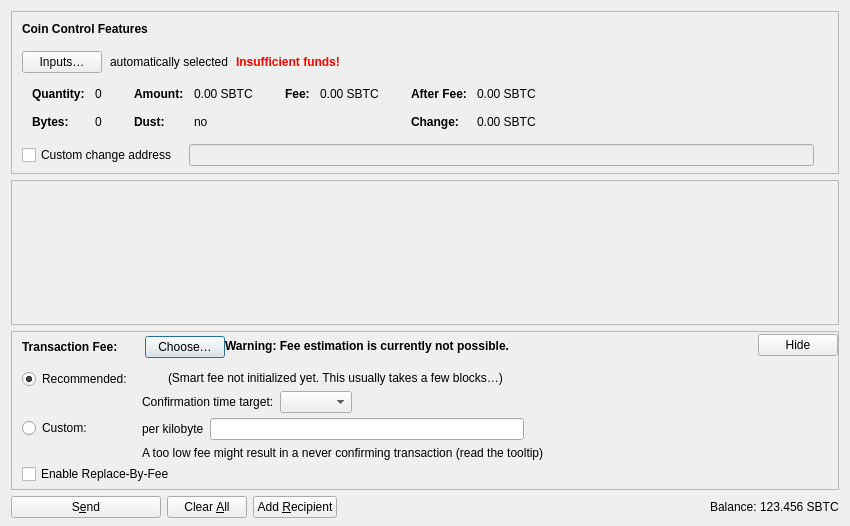
<?xml version="1.0" encoding="UTF-8"?>
<ui version="4.0">
 <class>SendCoinsDialog</class>
 <widget class="QDialog" name="SendCoinsDialog">
  <property name="geometry">
   <rect>
    <x>0</x>
    <y>0</y>
    <width>850</width>
    <height>526</height>
   </rect>
  </property>
  <property name="windowTitle">
   <string>Send Coins</string>
  </property>
  <layout class="QVBoxLayout" name="verticalLayout" stretch="0,1,0,0">
   <property name="bottomMargin">
    <number>8</number>
   </property>
   <item>
    <widget class="QFrame" name="frameCoinControl">
     <property name="sizePolicy">
      <sizepolicy hsizetype="Expanding" vsizetype="Expanding">
       <horstretch>0</horstretch>
       <verstretch>0</verstretch>
      </sizepolicy>
     </property>
     <property name="maximumSize">
      <size>
       <width>16777215</width>
       <height>16777215</height>
      </size>
     </property>
     <property name="frameShape">
      <enum>QFrame::StyledPanel</enum>
     </property>
     <property name="frameShadow">
      <enum>QFrame::Sunken</enum>
     </property>
     <layout class="QVBoxLayout" name="verticalLayoutCoinControl2">
      <property name="spacing">
       <number>0</number>
      </property>
      <property name="leftMargin">
       <number>0</number>
      </property>
      <property name="topMargin">
       <number>0</number>
      </property>
      <property name="rightMargin">
       <number>0</number>
      </property>
      <property name="bottomMargin">
       <number>6</number>
      </property>
      <item>
       <layout class="QVBoxLayout" name="verticalLayoutCoinControl" stretch="0,0,0,0,1">
        <property name="spacing">
         <number>0</number>
        </property>
        <property name="leftMargin">
         <number>10</number>
        </property>
        <property name="topMargin">
         <number>10</number>
        </property>
        <item>
         <layout class="QHBoxLayout" name="horizontalLayoutCoinControl1">
          <property name="bottomMargin">
           <number>15</number>
          </property>
          <item>
           <widget class="QLabel" name="labelCoinControlFeatures">
            <property name="sizePolicy">
             <sizepolicy hsizetype="Preferred" vsizetype="Maximum">
              <horstretch>0</horstretch>
              <verstretch>0</verstretch>
             </sizepolicy>
            </property>
            <property name="font">
             <font>
              <weight>75</weight>
              <bold>true</bold>
             </font>
            </property>
            <property name="styleSheet">
             <string notr="true">font-weight:bold;</string>
            </property>
            <property name="text">
             <string>Coin Control Features</string>
            </property>
           </widget>
          </item>
         </layout>
        </item>
        <item>
         <layout class="QHBoxLayout" name="horizontalLayoutCoinControl2" stretch="0,0,0,0">
          <property name="spacing">
           <number>8</number>
          </property>
          <property name="bottomMargin">
           <number>10</number>
          </property>
          <item>
           <widget class="QPushButton" name="pushButtonCoinControl">
            <property name="styleSheet">
             <string notr="true"/>
            </property>
            <property name="text">
             <string>Inputs…</string>
            </property>
            <property name="autoDefault">
             <bool>false</bool>
            </property>
           </widget>
          </item>
          <item>
           <widget class="QLabel" name="labelCoinControlAutomaticallySelected">
            <property name="text">
             <string>automatically selected</string>
            </property>
            <property name="margin">
             <number>5</number>
            </property>
           </widget>
          </item>
          <item>
           <widget class="QLabel" name="labelCoinControlInsuffFunds">
            <property name="font">
             <font>
              <weight>75</weight>
              <bold>true</bold>
             </font>
            </property>
            <property name="styleSheet">
             <string notr="true">color:red;font-weight:bold;</string>
            </property>
            <property name="text">
             <string>Insufficient funds!</string>
            </property>
            <property name="margin">
             <number>5</number>
            </property>
           </widget>
          </item>
          <item>
           <spacer name="horizontalSpacerCoinControl">
            <property name="orientation">
             <enum>Qt::Horizontal</enum>
            </property>
            <property name="sizeHint" stdset="0">
             <size>
              <width>40</width>
              <height>1</height>
             </size>
            </property>
           </spacer>
          </item>
         </layout>
        </item>
        <item>
         <widget class="QWidget" name="widgetCoinControl" native="true">
          <property name="sizePolicy">
           <sizepolicy hsizetype="Preferred" vsizetype="Preferred">
            <horstretch>0</horstretch>
            <verstretch>0</verstretch>
           </sizepolicy>
          </property>
          <property name="minimumSize">
           <size>
            <width>0</width>
            <height>0</height>
           </size>
          </property>
          <property name="styleSheet">
           <string notr="true"/>
          </property>
          <layout class="QHBoxLayout" name="horizontalLayoutCoinControl5">
           <property name="leftMargin">
            <number>0</number>
           </property>
           <property name="topMargin">
            <number>0</number>
           </property>
           <property name="rightMargin">
            <number>0</number>
           </property>
           <property name="bottomMargin">
            <number>0</number>
           </property>
           <item>
            <layout class="QHBoxLayout" name="horizontalLayoutCoinControl3" stretch="0,0,0,1">
             <property name="spacing">
              <number>20</number>
             </property>
             <property name="topMargin">
              <number>0</number>
             </property>
             <property name="bottomMargin">
              <number>10</number>
             </property>
             <item>
              <layout class="QFormLayout" name="formLayoutCoinControl1">
               <property name="horizontalSpacing">
                <number>10</number>
               </property>
               <property name="verticalSpacing">
                <number>14</number>
               </property>
               <property name="leftMargin">
                <number>10</number>
               </property>
               <property name="topMargin">
                <number>4</number>
               </property>
               <property name="rightMargin">
                <number>6</number>
               </property>
               <item row="0" column="0">
                <widget class="QLabel" name="labelCoinControlQuantityText">
                 <property name="font">
                  <font>
                   <weight>75</weight>
                   <bold>true</bold>
                  </font>
                 </property>
                 <property name="text">
                  <string>Quantity:</string>
                 </property>
                 <property name="margin">
                  <number>0</number>
                 </property>
                </widget>
               </item>
               <item row="0" column="1">
                <widget class="QLabel" name="labelCoinControlQuantity">
                 <property name="cursor">
                  <cursorShape>IBeamCursor</cursorShape>
                 </property>
                 <property name="contextMenuPolicy">
                  <enum>Qt::ActionsContextMenu</enum>
                 </property>
                 <property name="text">
                  <string notr="true">0</string>
                 </property>
                 <property name="margin">
                  <number>0</number>
                 </property>
                 <property name="textInteractionFlags">
                  <set>Qt::LinksAccessibleByMouse|Qt::TextSelectableByKeyboard|Qt::TextSelectableByMouse</set>
                 </property>
                </widget>
               </item>
               <item row="1" column="0">
                <widget class="QLabel" name="labelCoinControlBytesText">
                 <property name="font">
                  <font>
                   <weight>75</weight>
                   <bold>true</bold>
                  </font>
                 </property>
                 <property name="text">
                  <string>Bytes:</string>
                 </property>
                </widget>
               </item>
               <item row="1" column="1">
                <widget class="QLabel" name="labelCoinControlBytes">
                 <property name="cursor">
                  <cursorShape>IBeamCursor</cursorShape>
                 </property>
                 <property name="contextMenuPolicy">
                  <enum>Qt::ActionsContextMenu</enum>
                 </property>
                 <property name="text">
                  <string notr="true">0</string>
                 </property>
                 <property name="textInteractionFlags">
                  <set>Qt::LinksAccessibleByMouse|Qt::TextSelectableByKeyboard|Qt::TextSelectableByMouse</set>
                 </property>
                </widget>
               </item>
              </layout>
             </item>
             <item>
              <layout class="QFormLayout" name="formLayoutCoinControl2">
               <property name="horizontalSpacing">
                <number>10</number>
               </property>
               <property name="verticalSpacing">
                <number>14</number>
               </property>
               <property name="leftMargin">
                <number>6</number>
               </property>
               <property name="topMargin">
                <number>4</number>
               </property>
               <property name="rightMargin">
                <number>6</number>
               </property>
               <item row="0" column="0">
                <widget class="QLabel" name="labelCoinControlAmountText">
                 <property name="font">
                  <font>
                   <weight>75</weight>
                   <bold>true</bold>
                  </font>
                 </property>
                 <property name="text">
                  <string>Amount:</string>
                 </property>
                 <property name="margin">
                  <number>0</number>
                 </property>
                </widget>
               </item>
               <item row="0" column="1">
                <widget class="QLabel" name="labelCoinControlAmount">
                 <property name="cursor">
                  <cursorShape>IBeamCursor</cursorShape>
                 </property>
                 <property name="contextMenuPolicy">
                  <enum>Qt::ActionsContextMenu</enum>
                 </property>
                 <property name="text">
                  <string notr="true">0.00 SBTC</string>
                 </property>
                 <property name="textInteractionFlags">
                  <set>Qt::LinksAccessibleByMouse|Qt::TextSelectableByKeyboard|Qt::TextSelectableByMouse</set>
                 </property>
                </widget>
               </item>
               <item row="1" column="0">
                <widget class="QLabel" name="labelCoinControlLowOutputText">
                 <property name="font">
                  <font>
                   <weight>75</weight>
                   <bold>true</bold>
                  </font>
                 </property>
                 <property name="text">
                  <string>Dust:</string>
                 </property>
                </widget>
               </item>
               <item row="1" column="1">
                <widget class="QLabel" name="labelCoinControlLowOutput">
                 <property name="cursor">
                  <cursorShape>IBeamCursor</cursorShape>
                 </property>
                 <property name="contextMenuPolicy">
                  <enum>Qt::ActionsContextMenu</enum>
                 </property>
                 <property name="text">
                  <string notr="true">no</string>
                 </property>
                 <property name="textInteractionFlags">
                  <set>Qt::LinksAccessibleByMouse|Qt::TextSelectableByKeyboard|Qt::TextSelectableByMouse</set>
                 </property>
                </widget>
               </item>
              </layout>
             </item>
             <item>
              <layout class="QFormLayout" name="formLayoutCoinControl3">
               <property name="horizontalSpacing">
                <number>10</number>
               </property>
               <property name="verticalSpacing">
                <number>14</number>
               </property>
               <property name="leftMargin">
                <number>6</number>
               </property>
               <property name="topMargin">
                <number>4</number>
               </property>
               <property name="rightMargin">
                <number>6</number>
               </property>
               <item row="0" column="0">
                <widget class="QLabel" name="labelCoinControlFeeText">
                 <property name="font">
                  <font>
                   <weight>75</weight>
                   <bold>true</bold>
                  </font>
                 </property>
                 <property name="text">
                  <string>Fee:</string>
                 </property>
                 <property name="margin">
                  <number>0</number>
                 </property>
                </widget>
               </item>
               <item row="0" column="1">
                <widget class="QLabel" name="labelCoinControlFee">
                 <property name="cursor">
                  <cursorShape>IBeamCursor</cursorShape>
                 </property>
                 <property name="contextMenuPolicy">
                  <enum>Qt::ActionsContextMenu</enum>
                 </property>
                 <property name="text">
                  <string notr="true">0.00 SBTC</string>
                 </property>
                 <property name="textInteractionFlags">
                  <set>Qt::LinksAccessibleByMouse|Qt::TextSelectableByKeyboard|Qt::TextSelectableByMouse</set>
                 </property>
                </widget>
               </item>
              </layout>
             </item>
             <item>
              <layout class="QFormLayout" name="formLayoutCoinControl4">
               <property name="horizontalSpacing">
                <number>10</number>
               </property>
               <property name="verticalSpacing">
                <number>14</number>
               </property>
               <property name="leftMargin">
                <number>6</number>
               </property>
               <property name="topMargin">
                <number>4</number>
               </property>
               <property name="rightMargin">
                <number>6</number>
               </property>
               <item row="0" column="0">
                <widget class="QLabel" name="labelCoinControlAfterFeeText">
                 <property name="font">
                  <font>
                   <weight>75</weight>
                   <bold>true</bold>
                  </font>
                 </property>
                 <property name="text">
                  <string>After Fee:</string>
                 </property>
                 <property name="margin">
                  <number>0</number>
                 </property>
                </widget>
               </item>
               <item row="0" column="1">
                <widget class="QLabel" name="labelCoinControlAfterFee">
                 <property name="cursor">
                  <cursorShape>IBeamCursor</cursorShape>
                 </property>
                 <property name="contextMenuPolicy">
                  <enum>Qt::ActionsContextMenu</enum>
                 </property>
                 <property name="text">
                  <string notr="true">0.00 SBTC</string>
                 </property>
                 <property name="textInteractionFlags">
                  <set>Qt::LinksAccessibleByMouse|Qt::TextSelectableByKeyboard|Qt::TextSelectableByMouse</set>
                 </property>
                </widget>
               </item>
               <item row="1" column="0">
                <widget class="QLabel" name="labelCoinControlChangeText">
                 <property name="font">
                  <font>
                   <weight>75</weight>
                   <bold>true</bold>
                  </font>
                 </property>
                 <property name="text">
                  <string>Change:</string>
                 </property>
                </widget>
               </item>
               <item row="1" column="1">
                <widget class="QLabel" name="labelCoinControlChange">
                 <property name="cursor">
                  <cursorShape>IBeamCursor</cursorShape>
                 </property>
                 <property name="contextMenuPolicy">
                  <enum>Qt::ActionsContextMenu</enum>
                 </property>
                 <property name="text">
                  <string notr="true">0.00 SBTC</string>
                 </property>
                 <property name="textInteractionFlags">
                  <set>Qt::LinksAccessibleByMouse|Qt::TextSelectableByKeyboard|Qt::TextSelectableByMouse</set>
                 </property>
                </widget>
               </item>
              </layout>
             </item>
            </layout>
           </item>
          </layout>
         </widget>
        </item>
        <item>
         <layout class="QHBoxLayout" name="horizontalLayoutCoinControl4" stretch="0,0,0">
          <property name="spacing">
           <number>12</number>
          </property>
          <property name="sizeConstraint">
           <enum>QLayout::SetDefaultConstraint</enum>
          </property>
          <property name="topMargin">
           <number>5</number>
          </property>
          <property name="rightMargin">
           <number>5</number>
          </property>
          <item>
           <widget class="QCheckBox" name="checkBoxCoinControlChange">
            <property name="toolTip">
             <string>If this is activated, but the change address is empty or invalid, change will be sent to a newly generated address.</string>
            </property>
            <property name="text">
             <string>Custom change address</string>
            </property>
           </widget>
          </item>
          <item>
           <widget class="QValidatedLineEdit" name="lineEditCoinControlChange">
            <property name="enabled">
             <bool>false</bool>
            </property>
            <property name="sizePolicy">
             <sizepolicy hsizetype="Expanding" vsizetype="Fixed">
              <horstretch>0</horstretch>
              <verstretch>0</verstretch>
             </sizepolicy>
            </property>
           </widget>
          </item>
          <item>
           <widget class="QLabel" name="labelCoinControlChangeLabel">
            <property name="sizePolicy">
             <sizepolicy hsizetype="Preferred" vsizetype="Expanding">
              <horstretch>0</horstretch>
              <verstretch>0</verstretch>
             </sizepolicy>
            </property>
            <property name="minimumSize">
             <size>
              <width>0</width>
              <height>0</height>
             </size>
            </property>
            <property name="text">
             <string/>
            </property>
            <property name="margin">
             <number>3</number>
            </property>
           </widget>
          </item>
         </layout>
        </item>
        <item>
         <spacer name="verticalSpacerCoinControl">
          <property name="orientation">
           <enum>Qt::Vertical</enum>
          </property>
          <property name="sizeHint" stdset="0">
           <size>
            <width>800</width>
            <height>1</height>
           </size>
          </property>
         </spacer>
        </item>
       </layout>
      </item>
     </layout>
    </widget>
   </item>
   <item>
    <widget class="QScrollArea" name="scrollArea">
     <property name="widgetResizable">
      <bool>true</bool>
     </property>
     <widget class="QWidget" name="scrollAreaWidgetContents">
      <property name="geometry">
       <rect>
        <x>0</x>
        <y>0</y>
        <width>830</width>
        <height>104</height>
       </rect>
      </property>
      <layout class="QVBoxLayout" name="verticalLayout_2" stretch="0,1">
       <property name="leftMargin">
        <number>0</number>
       </property>
       <property name="topMargin">
        <number>0</number>
       </property>
       <property name="rightMargin">
        <number>0</number>
       </property>
       <property name="bottomMargin">
        <number>0</number>
       </property>
       <item>
        <layout class="QVBoxLayout" name="entries">
         <property name="spacing">
          <number>6</number>
         </property>
        </layout>
       </item>
       <item>
        <spacer name="verticalSpacer">
         <property name="orientation">
          <enum>Qt::Vertical</enum>
         </property>
         <property name="sizeHint" stdset="0">
          <size>
           <width>20</width>
           <height>40</height>
          </size>
         </property>
        </spacer>
       </item>
      </layout>
     </widget>
    </widget>
   </item>
   <item>
    <widget class="QFrame" name="frameFee">
     <property name="sizePolicy">
      <sizepolicy hsizetype="Expanding" vsizetype="Expanding">
       <horstretch>0</horstretch>
       <verstretch>0</verstretch>
      </sizepolicy>
     </property>
     <property name="maximumSize">
      <size>
       <width>16777215</width>
       <height>16777215</height>
      </size>
     </property>
     <property name="frameShape">
      <enum>QFrame::StyledPanel</enum>
     </property>
     <property name="frameShadow">
      <enum>QFrame::Sunken</enum>
     </property>
     <layout class="QVBoxLayout" name="verticalLayoutFee1">
      <property name="spacing">
       <number>0</number>
      </property>
      <property name="leftMargin">
       <number>0</number>
      </property>
      <property name="topMargin">
       <number>0</number>
      </property>
      <property name="rightMargin">
       <number>0</number>
      </property>
      <property name="bottomMargin">
       <number>0</number>
      </property>
      <item>
       <layout class="QVBoxLayout" name="verticalLayoutFee2" stretch="0,0,0">
        <property name="spacing">
         <number>0</number>
        </property>
        <property name="leftMargin">
         <number>10</number>
        </property>
        <property name="topMargin">
         <number>0</number>
        </property>
        <item>
         <layout class="QHBoxLayout" name="horizontalLayoutFee1">
          <property name="bottomMargin">
           <number>0</number>
          </property>
          <item>
           <layout class="QVBoxLayout" name="verticalLayoutFee7">
            <property name="spacing">
             <number>0</number>
            </property>
            <item>
             <spacer name="verticalSpacerSmartFee">
              <property name="orientation">
               <enum>Qt::Vertical</enum>
              </property>
              <property name="sizeType">
               <enum>QSizePolicy::Fixed</enum>
              </property>
              <property name="sizeHint" stdset="0">
               <size>
                <width>1</width>
                <height>4</height>
               </size>
              </property>
             </spacer>
            </item>
            <item>
             <layout class="QHBoxLayout" name="horizontalLayoutSmartFee">
              <property name="spacing">
               <number>10</number>
              </property>
              <item>
               <widget class="QLabel" name="labelFeeHeadline">
                <property name="sizePolicy">
                 <sizepolicy hsizetype="Preferred" vsizetype="Maximum">
                  <horstretch>0</horstretch>
                  <verstretch>0</verstretch>
                 </sizepolicy>
                </property>
                <property name="font">
                 <font>
                  <weight>75</weight>
                  <bold>true</bold>
                 </font>
                </property>
                <property name="styleSheet">
                 <string notr="true">font-weight:bold;</string>
                </property>
                <property name="text">
                 <string>Transaction Fee:</string>
                </property>
               </widget>
              </item>
              <item>
               <widget class="QLabel" name="labelFeeMinimized">
                <property name="text">
                 <string/>
                </property>
               </widget>
              </item>
              <item>
               <widget class="QPushButton" name="buttonChooseFee">
                <property name="text">
                 <string>Choose…</string>
                </property>
               </widget>
              </item>
             </layout>
            </item>
            <item>
             <spacer name="verticalSpacer_5">
              <property name="orientation">
               <enum>Qt::Vertical</enum>
              </property>
              <property name="sizeHint" stdset="0">
               <size>
                <width>1</width>
                <height>1</height>
               </size>
              </property>
             </spacer>
            </item>
           </layout>
          </item>
          <item>
           <widget class="QLabel" name="fallbackFeeWarningLabel">
            <property name="toolTip">
             <string>Using the fallbackfee can result in sending a transaction that will take several hours or days (or never) to confirm. Consider choosing your fee manually or wait until you have validated the complete chain.</string>
            </property>
            <property name="font">
            <font>
                <weight>75</weight>
                <bold>true</bold>
            </font>
            </property>
            <property name="text">
             <string>Warning: Fee estimation is currently not possible.</string>
            </property>
            <property name="wordWrap">
             <bool>false</bool>
            </property>
           </widget>
          </item>
          <item>
           <spacer name="horizontalSpacer_4">
            <property name="orientation">
             <enum>Qt::Horizontal</enum>
            </property>
            <property name="sizeType">
             <enum>QSizePolicy::MinimumExpanding</enum>
            </property>
            <property name="sizeHint" stdset="0">
             <size>
              <width>40</width>
              <height>20</height>
             </size>
            </property>
           </spacer>
          </item>
          <item>
           <widget class="QPushButton" name="buttonMinimizeFee">
            <property name="toolTip">
             <string>Hide transaction fee settings</string>
            </property>
            <property name="text">
             <string>Hide</string>
            </property>
           </widget>
          </item>
         </layout>
        </item>
        <item>
         <widget class="QFrame" name="frameFeeSelection">
          <layout class="QVBoxLayout" name="verticalLayoutFee12">
           <property name="spacing">
            <number>0</number>
           </property>
           <property name="leftMargin">
            <number>0</number>
           </property>
           <property name="topMargin">
            <number>0</number>
           </property>
           <property name="rightMargin">
            <number>0</number>
           </property>
           <property name="bottomMargin">
            <number>0</number>
           </property>
           <item>
            <layout class="QGridLayout" name="gridLayoutFee">
             <property name="topMargin">
              <number>10</number>
             </property>
             <property name="bottomMargin">
              <number>4</number>
             </property>
             <property name="horizontalSpacing">
              <number>10</number>
             </property>
             <property name="verticalSpacing">
              <number>4</number>
             </property>
             <item row="1" column="1">
              <layout class="QVBoxLayout" name="verticalLayoutFee8">
               <property name="spacing">
                <number>6</number>
               </property>
               <item>
                <layout class="QHBoxLayout" name="horizontalLayoutFee13">
                 <item>
                  <widget class="QLabel" name="labelCustomPerKilobyte">
                   <property name="toolTip">
                    <string>Specify a custom fee per kB (1,000 bytes) of the transaction's virtual size.

Note:  Since the fee is calculated on a per-byte basis, a fee rate of "100 satoshis per kvB" for a transaction size of 500 virtual bytes (half of 1 kvB) would ultimately yield a fee of only 50 satoshis.</string>
                   </property>
                   <property name="text">
                    <string>per kilobyte</string>
                   </property>
                  </widget>
                 </item>
                 <item>
                  <widget class="BitcoinAmountField" name="customFee"/>
                 </item>
                 <item>
                  <spacer name="horizontalSpacer_6">
                   <property name="orientation">
                    <enum>Qt::Horizontal</enum>
                   </property>
                   <property name="sizeHint" stdset="0">
                    <size>
                     <width>1</width>
                     <height>1</height>
                    </size>
                   </property>
                  </spacer>
                 </item>
                </layout>
               </item>
               <item>
                <layout class="QHBoxLayout" name="horizontalLayoutFee8">
                 <item>
                  <widget class="QLabel" name="labelCustomFeeWarning">
                   <property name="enabled">
                    <bool>true</bool>
                   </property>
                   <property name="toolTip">
                    <string>When there is less transaction volume than space in the blocks, miners as well as relaying nodes may enforce a minimum fee. Paying only this minimum fee is just fine, but be aware that this can result in a never confirming transaction once there is more demand for bitcoin transactions than the network can process.</string>
                   </property>
                   <property name="text">
                    <string>A too low fee might result in a never confirming transaction (read the tooltip)</string>
                   </property>
                  </widget>
                 </item>
                 <item>
                  <spacer name="horizontalSpacer_2">
                   <property name="orientation">
                    <enum>Qt::Horizontal</enum>
                   </property>
                   <property name="sizeHint" stdset="0">
                    <size>
                     <width>1</width>
                     <height>1</height>
                    </size>
                   </property>
                  </spacer>
                 </item>
                </layout>
               </item>
              </layout>
             </item>
             <item row="0" column="0">
              <layout class="QVBoxLayout" name="verticalLayoutFee4" stretch="0,1">
               <item>
                <widget class="QRadioButton" name="radioSmartFee">
                 <property name="text">
                  <string>Recommended:</string>
                 </property>
                 <property name="checked">
                  <bool>true</bool>
                 </property>
                 <attribute name="buttonGroup">
                  <string notr="true">groupFee</string>
                 </attribute>
                </widget>
               </item>
               <item>
                <spacer name="verticalSpacer_2">
                 <property name="orientation">
                  <enum>Qt::Vertical</enum>
                 </property>
                 <property name="sizeHint" stdset="0">
                  <size>
                   <width>1</width>
                   <height>1</height>
                  </size>
                 </property>
                </spacer>
               </item>
              </layout>
             </item>
             <item row="1" column="0">
              <layout class="QVBoxLayout" name="verticalLayoutFee9" stretch="0,1">
               <item>
                <widget class="QRadioButton" name="radioCustomFee">
                 <property name="text">
                  <string>Custom:</string>
                 </property>
                 <attribute name="buttonGroup">
                  <string notr="true">groupFee</string>
                 </attribute>
                </widget>
               </item>
               <item>
                <spacer name="verticalSpacer_6">
                 <property name="orientation">
                  <enum>Qt::Vertical</enum>
                 </property>
                 <property name="sizeHint" stdset="0">
                  <size>
                   <width>1</width>
                   <height>1</height>
                  </size>
                 </property>
                </spacer>
               </item>
              </layout>
             </item>
             <item row="0" column="1">
              <layout class="QVBoxLayout" name="verticalLayoutFee3" stretch="0,0,1">
               <property name="spacing">
                <number>6</number>
               </property>
               <property name="topMargin">
                <number>2</number>
               </property>
               <item>
                <layout class="QHBoxLayout" name="horizontalLayoutFee12">
                 <item>
                  <widget class="QLabel" name="labelSmartFee">
                   <property name="text">
                    <string/>
                   </property>
                  </widget>
                 </item>
                 <item>
                  <widget class="QLabel" name="labelFeeEstimation">
                   <property name="text">
                    <string/>
                   </property>
                  </widget>
                 </item>
                 <item>
                  <widget class="QLabel" name="labelSmartFee2">
                   <property name="text">
                    <string>(Smart fee not initialized yet. This usually takes a few blocks…)</string>
                   </property>
                  </widget>
                 </item>
                 <item>
                  <spacer name="horizontalSpacer_5">
                   <property name="orientation">
                    <enum>Qt::Horizontal</enum>
                   </property>
                   <property name="sizeHint" stdset="0">
                    <size>
                     <width>1</width>
                     <height>1</height>
                    </size>
                   </property>
                  </spacer>
                 </item>
                </layout>
               </item>
               <item>
                <layout class="QHBoxLayout" name="horizontalLayoutFee9">
                 <item>
                  <layout class="QVBoxLayout" name="verticalLayoutFee6">
                   <item>
                    <widget class="QLabel" name="labelSmartFee3">
                     <property name="text">
                      <string>Confirmation time target:</string>
                     </property>
                    </widget>
                   </item>
                  </layout>
                 </item>
                 <item>
                  <layout class="QVBoxLayout" name="verticalLayoutFee5">
                   <property name="rightMargin">
                    <number>30</number>
                   </property>
                   <item>
                    <layout class="QHBoxLayout" name="horizontalLayoutConfTarget">
                     <property name="bottomMargin">
                      <number>0</number>
                     </property>
                     <item>
                      <widget class="QComboBox" name="confTargetSelector"/>
                     </item>
                     <item>
                      <spacer name="horizontalSpacerConfTarget">
                       <property name="orientation">
                        <enum>Qt::Horizontal</enum>
                       </property>
                       <property name="sizeHint" stdset="0">
                        <size>
                         <width>40</width>
                         <height>20</height>
                        </size>
                       </property>
                      </spacer>
                     </item>
                    </layout>
                   </item>
                  </layout>
                 </item>
                </layout>
               </item>
               <item>
                <spacer name="verticalSpacer_4">
                 <property name="orientation">
                  <enum>Qt::Vertical</enum>
                 </property>
                 <property name="sizeHint" stdset="0">
                  <size>
                   <width>1</width>
                   <height>1</height>
                  </size>
                 </property>
                </spacer>
               </item>
              </layout>
             </item>
            </layout>
           </item>
           <item>
            <widget class="QCheckBox" name="optInRBF">
             <property name="text">
              <string>Enable Replace-By-Fee</string>
             </property>
             <property name="toolTip">
              <string>With Replace-By-Fee (BIP-125) you can increase a transaction's fee after it is sent. Without this, a higher fee may be recommended to compensate for increased transaction delay risk.</string>
             </property>
            </widget>
           </item>
          </layout>
         </widget>
        </item>
        <item>
         <spacer name="verticalSpacerFee">
          <property name="orientation">
           <enum>Qt::Vertical</enum>
          </property>
          <property name="sizeHint" stdset="0">
           <size>
            <width>40</width>
            <height>5</height>
           </size>
          </property>
         </spacer>
        </item>
       </layout>
      </item>
     </layout>
    </widget>
   </item>
   <item>
    <layout class="QHBoxLayout" name="horizontalLayout">
     <item>
      <widget class="QPushButton" name="sendButton">
       <property name="minimumSize">
        <size>
         <width>150</width>
         <height>0</height>
        </size>
       </property>
       <property name="toolTip">
        <string>Confirm the send action</string>
       </property>
       <property name="text">
        <string>S&amp;end</string>
       </property>
       <property name="icon">
        <iconset resource="../bitcoin.qrc">
         <normaloff>:/icons/send</normaloff>:/icons/send</iconset>
       </property>
       <property name="autoDefault">
        <bool>false</bool>
       </property>
       <property name="default">
        <bool>false</bool>
       </property>
      </widget>
     </item>
     <item>
      <widget class="QPushButton" name="clearButton">
       <property name="sizePolicy">
        <sizepolicy hsizetype="Minimum" vsizetype="Fixed">
         <horstretch>0</horstretch>
         <verstretch>0</verstretch>
        </sizepolicy>
       </property>
       <property name="toolTip">
        <string>Clear all fields of the form.</string>
       </property>
       <property name="text">
        <string>Clear &amp;All</string>
       </property>
       <property name="icon">
        <iconset resource="../bitcoin.qrc">
         <normaloff>:/icons/remove</normaloff>:/icons/remove</iconset>
       </property>
       <property name="autoDefault">
        <bool>false</bool>
       </property>
      </widget>
     </item>
     <item>
      <widget class="QPushButton" name="addButton">
       <property name="toolTip">
        <string>Send to multiple recipients at once</string>
       </property>
       <property name="text">
        <string>Add &amp;Recipient</string>
       </property>
       <property name="icon">
        <iconset resource="../bitcoin.qrc">
         <normaloff>:/icons/add</normaloff>:/icons/add</iconset>
       </property>
       <property name="autoDefault">
        <bool>false</bool>
       </property>
      </widget>
     </item>
     <item>
      <spacer name="horizontalSpacer">
       <property name="orientation">
        <enum>Qt::Horizontal</enum>
       </property>
       <property name="sizeHint" stdset="0">
        <size>
         <width>40</width>
         <height>20</height>
        </size>
       </property>
      </spacer>
     </item>
     <item>
      <layout class="QHBoxLayout" name="horizontalLayout_2">
       <property name="spacing">
        <number>3</number>
       </property>
       <item>
        <widget class="QLabel" name="labelBalanceName">
         <property name="sizePolicy">
          <sizepolicy hsizetype="Preferred" vsizetype="Fixed">
           <horstretch>0</horstretch>
           <verstretch>0</verstretch>
          </sizepolicy>
         </property>
         <property name="text">
          <string>Balance:</string>
         </property>
        </widget>
       </item>
       <item>
        <widget class="QLabel" name="labelBalance">
         <property name="sizePolicy">
          <sizepolicy hsizetype="Preferred" vsizetype="Fixed">
           <horstretch>0</horstretch>
           <verstretch>0</verstretch>
          </sizepolicy>
         </property>
         <property name="cursor">
          <cursorShape>IBeamCursor</cursorShape>
         </property>
         <property name="text">
          <string notr="true">123.456 SBTC</string>
         </property>
         <property name="textInteractionFlags">
          <set>Qt::LinksAccessibleByMouse|Qt::TextSelectableByKeyboard|Qt::TextSelectableByMouse</set>
         </property>
        </widget>
       </item>
      </layout>
     </item>
    </layout>
   </item>
  </layout>
 </widget>
 <customwidgets>
  <customwidget>
   <class>QValidatedLineEdit</class>
   <extends>QLineEdit</extends>
   <header>qt/qvalidatedlineedit.h</header>
  </customwidget>
  <customwidget>
   <class>BitcoinAmountField</class>
   <extends>QLineEdit</extends>
   <header>qt/bitcoinamountfield.h</header>
   <container>1</container>
  </customwidget>
 </customwidgets>
 <resources>
  <include location="../bitcoin.qrc"/>
 </resources>
 <connections/>
 <buttongroups>
  <buttongroup name="groupFee"/>
 </buttongroups>
</ui>
